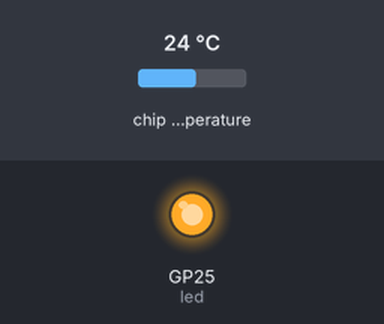
Bench run of a program on a simulated Raspberry Pi Pico running MicroPython. Parts: output pins drawn as LEDs (lit = HIGH). The inputs (shaded band) are chosen by the test bench; at power-on: chip temperature 24 °C. Files the program writes start out absent; what the program prints to the serial console is not drawn.

Above: at 0.5 s.
At 30.5 s:
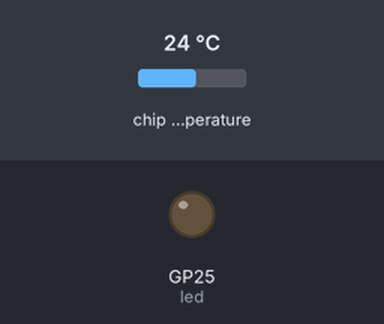
Timing chart, 0 to 78.0 s (numbered marks = the images above):
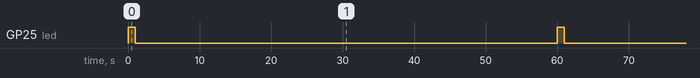

Measured:
- by itself, GP25 (led): alternates HIGH for 1.0 s and LOW for 59.0 s

The program:

temperature-logger.py
```python
import uos
from machine import Pin
import machine
import utime

sensor_temp = machine.ADC(4)
conversion_factor = 3.3 / (65535)

led = Pin(25, Pin.OUT)

while True:
    led.value(1)
    f = open('data.txt', 'a')
    reading = sensor_temp.read_u16() * conversion_factor
    temperature = 27 - (reading - 0.706)/0.001721
    print(temperature)
    #convert a variable in to string, otherwise it will not save
    writetemp = repr(temperature)
    f.write(writetemp + '\n' )
    f.close()
    utime.sleep(1)
    led.value(0)
    utime.sleep(59)
    #these are testlines to see if the data is saved
    #r = open('data.txt')
    #print(r.read())
    #r.close()
    #print(uos.listdir())
    #print(uos.statvfs('data.txt'))
```
